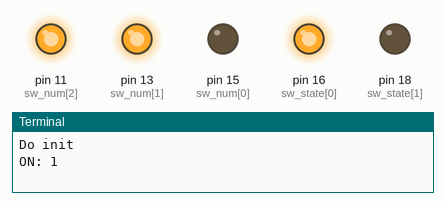
Simulated run of this program. Board: Raspberry Pi (header pin numbers). Parts: output pins drawn as LEDs (lit = HIGH), the last lines printed to the terminal. At 6.0 s the program stops and its outputs stay as they are.

Above: at 0.1 s.
At 0.6 s:
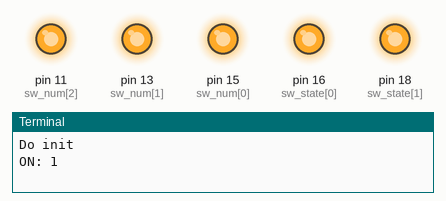
At 5.6 s:
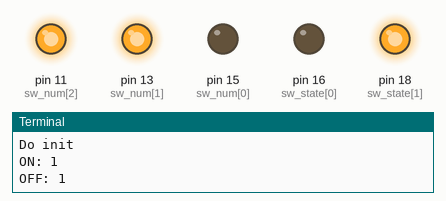
At 6.1 s:
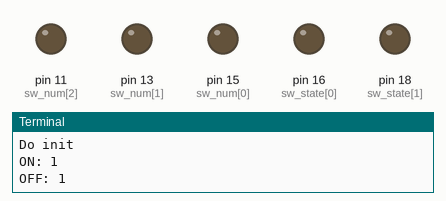
Timing chart, 0 to 7.5 s (numbered marks = the images above):
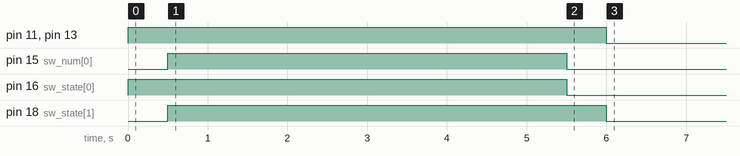

The program:

socketControl.py
```python
#!/usr/bin/python3
# socketControl.py
import time
import RPi.GPIO as GPIO
#HARDWARE SETUP
# P1
# 2[V=G====XI====]26
# 1[=====321=====]25
#V=5V  G=Gnd
sw_num=[15,13,11]#Pins for Switch 1,2,3
sw_state=[16,18]#Pins for State X=Off,I=On
MSGOFF=0; MSGON=1
SW_ACTIVE=0; SW_INACTIVE=1

class Switch():
  def __init__(self):
    self.setup()
  def __enter__(self):
    return self
  def setup(self):
    print("Do init")
    #Setup the wiring
    GPIO.setmode(GPIO.BOARD)
    for pin in sw_num:
      GPIO.setup(pin,GPIO.OUT)
    for pin in sw_state:
      GPIO.setup(pin,GPIO.OUT)
    self.clear()
  def message(self,number,state):
    print ("SEND SW_CMD: %s %d" % (number,state))
    if state==MSGON:
      self.on(number)
    else:
      self.off(number)
  def on(self,number):
    print ("ON: %d"% number)
    GPIO.output(sw_num[number-1],SW_ACTIVE)
    GPIO.output(sw_state[MSGON],SW_ACTIVE)
    GPIO.output(sw_state[MSGOFF],SW_INACTIVE)
    time.sleep(0.5)
    self.clear()
  def off(self,number):
    print ("OFF: %d"% number)
    GPIO.output(sw_num[number-1],SW_ACTIVE)
    GPIO.output(sw_state[MSGON],SW_INACTIVE)
    GPIO.output(sw_state[MSGOFF],SW_ACTIVE)
    time.sleep(0.5)
    self.clear()
  def clear(self):
    for pin in sw_num:
      GPIO.output(pin,SW_INACTIVE)
    for pin in sw_state:
      GPIO.output(pin,SW_INACTIVE)
  def __exit__(self, type, value, traceback):
    self.clear()
    GPIO.cleanup()

def main():
  with Switch() as mySwitches:
    mySwitches.on(1)
    time.sleep(5)
    mySwitches.off(1)

if __name__ == "__main__":
    main()
#End
```

Measured:
- by itself, pin 11 (sw_num[2]), pin 13 (sw_num[1]): LOW → HIGH at 0.00 s, → LOW 6.0 s later
- by itself, pin 15 (sw_num[0]): LOW → HIGH at 0.50 s, → LOW 5.0 s later
- by itself, pin 16 (sw_state[0]): LOW → HIGH at 0.00 s, → LOW 5.5 s later
- by itself, pin 18 (sw_state[1]): LOW → HIGH at 0.50 s, → LOW 5.5 s later
